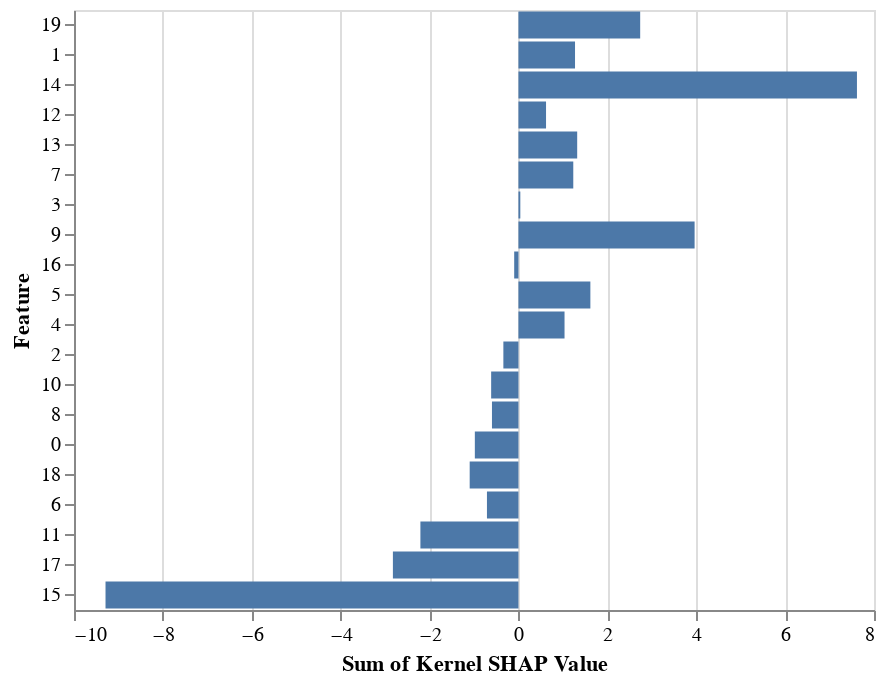

The notebook cell this image was saved under:
### Code cell
alt.Chart(melted_df).mark_bar().encode(
    alt.X('sum(Kernel SHAP Value):Q'),
    alt.Y('Feature:N', sort=alt.EncodingSortField(
            field="Kernel SHAP Value",
            order="descending" 
        ))
)

### Figure 1 — Vega-Lite specification as saved in the notebook (floating-point values rounded to 4 significant figures)
{"$schema": "https://vega.github.io/schema/vega-lite/v3.2.1.json", "config": {"mark": {"tooltip": null}, "view": {"height": 300, "width": 400}}, "data": {"name": "data-ab7bb4cb4759298ade38d6a11c6e0160"}, "datasets": {"data-ab7bb4cb4759298ade38d6a11c6e0160": [{"Effect Type": "Primal Main Effect", "Feature": 0, "Kernel SHAP Value": -0.8309}, {"Effect Type": "Primal Main Effect", "Feature": 1, "Kernel SHAP Value": 1.101}, {"Effect Type": "Primal Main Effect", "Feature": 2, "Kernel SHAP Value": -0.3692}, {"Effect Type": "Primal Main Effect", "Feature": 3, "Kernel SHAP Value": 0.05876}, {"Effect Type": "Primal Main Effect", "Feature": 4, "Kernel SHAP Value": 1.319}, {"Effect Type": "Primal Main Effect", "Feature": 5, "Kernel SHAP Value": 1.837}, {"Effect Type": "Primal Main Effect", "Feature": 6, "Kernel SHAP Value": -1.024}, {"Effect Type": "Primal Main Effect", "Feature": 7, "Kernel SHAP Value": 1.22}, {"Effect Type": "Primal Main Effect", "Feature": 8, "Kernel SHAP Value": -0.6472}, {"Effect Type": "Primal Main Effect", "Feature": 9, "Kernel SHAP Value": 3.997}, {"Effect Type": "Primal Main Effect", "Feature": 10, "Kernel SHAP Value": -0.6093}, {"Effect Type": "Primal Main Effect", "Feature": 11, "Kernel SHAP Value": -2.11}, {"Effect Type": "Primal Main Effect", "Feature": 12, "Kernel SHAP Value": 0.5311}, {"Effect Type": "Primal Main Effect", "Feature": 13, "Kernel SHAP Value": 1.285}, {"Effect Type": "Primal Main Effect", "Feature": 14, "Kernel SHAP Value": 7.502}, {"Effect Type": "Primal Main Effect", "Feature": 15, "Kernel SHAP Value": -9.37}, {"Effect Type": "Primal Main Effect", "Feature": 16, "Kernel SHAP Value": -0.01555}, {"Effect Type": "Primal Main Effect", "Feature": 17, "Kernel SHAP Value": -2.882}, {"Effect Type": "Primal Main Effect", "Feature": 18, "Kernel SHAP Value": -0.8979}, {"Effect Type": "Primal Main Effect", "Feature": 19, "Kernel SHAP Value": 2.513}, {"Effect Type": "Interaction Effect", "Feature": 0, "Kernel SHAP Value": -0.1502}, {"Effect Type": "Interaction Effect", "Feature": 1, "Kernel SHAP Value": 0.1723}, {"Effect Type": "Interaction Effect", "Feature": 2, "Kernel SHAP Value": 0.02995}, {"Effect Type": "Interaction Effect", "Feature": 3, "Kernel SHAP Value": -0.01658}, {"Effect Type": "Interaction Effect", "Feature": 4, "Kernel SHAP Value": -0.2821}, {"Effect Type": "Interaction Effect", "Feature": 5, "Kernel SHAP Value": -0.2184}, {"Effect Type": "Interaction Effect", "Feature": 6, "Kernel SHAP Value": 0.3153}, {"Effect Type": "Interaction Effect", "Feature": 7, "Kernel SHAP Value": 0.01397}, {"Effect Type": "Interaction Effect", "Feature": 8, "Kernel SHAP Value": 0.05141}, {"Effect Type": "Interaction Effect", "Feature": 9, "Kernel SHAP Value": -0.03386}, {"Effect Type": "Interaction Effect", "Feature": 10, "Kernel SHAP Value": -0.004824}, {"Effect Type": "Interaction Effect", "Feature": 11, "Kernel SHAP Value": -0.09596}, {"Effect Type": "Interaction Effect", "Feature": 12, "Kernel SHAP Value": 0.08991}, {"Effect Type": "Interaction Effect", "Feature": 13, "Kernel SHAP Value": 0.03722}, {"Effect Type": "Interaction Effect", "Feature": 14, "Kernel SHAP Value": 0.1143}, {"Effect Type": "Interaction Effect", "Feature": 15, "Kernel SHAP Value": 0.07892}, {"Effect Type": "Interaction Effect", "Feature": 16, "Kernel SHAP Value": -0.08017}, {"Effect Type": "Interaction Effect", "Feature": 17, "Kernel SHAP Value": 0.05679}, {"Effect Type": "Interaction Effect", "Feature": 18, "Kernel SHAP Value": -0.1992}, {"Effect Type": "Interaction Effect", "Feature": 19, "Kernel SHAP Value": 0.226}]}, "encoding": {"x": {"aggregate": "sum", "field": "Kernel SHAP Value", "type": "quantitative"}, "y": {"field": "Feature", "sort": {"field": "Kernel SHAP Value", "order": "descending"}, "type": "nominal"}}, "mark": "bar"}
